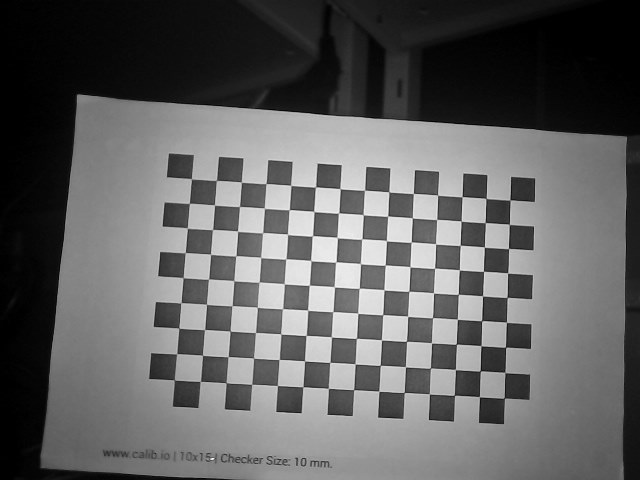
#> input picture left_photos/l0.jpg, 640 x 480 px; its folder holds only this picture in this run
$ python '左相机标定.py'
#> lines starting #> are read from the running program, lines starting #| are printed output that depends on the picture; after the words box and inside, x2 and y2 are one past the last pixel; in counts of white or black regions, pixels touching at a corner belong together; long printed decimals are rounded
import cv2
import numpy as np
import glob

# 棋盘格参数
chessboard_size = (9, 14)  # 棋盘格内角点的数量
square_size = 1.0  # 棋盘格方块的边长

# 准备对象点，例如 (0,0,0), (1,0,0), (2,0,0) ....,(6,5,0)
objp = np.zeros((chessboard_size[0] * chessboard_size[1], 3), np.float32)
objp[:, :2] = np.mgrid[0:chessboard_size[0], 0:chessboard_size[1]].T.reshape(-1, 2) * square_size

# 存储对象点和图像点
objpoints = []  # 3D点在世界坐标系中的位置
imgpoints = []  # 2D点在图像平面的位置

# 图像路径
images = glob.glob('left_photos/*.jpg')

if not images:
    raise FileNotFoundError("没有找到图像文件，请检查路径是否正确")

for fname in images:
    img = cv2.imread(fname)
#> img is the input picture: shape (480, 640, 3); min 0, max 254, mean 97
    if img is None:
        print(f"无法读取图像: {fname}")
        continue

    gray = cv2.cvtColor(img, cv2.COLOR_BGR2GRAY)

    # 查找棋盘格角点
    ret, corners = cv2.findChessboardCornersSB(gray, chessboard_size, None)
#> ret = True; corners = 126 rows, first 8: [174.2, 379.9], [176.6, 353.9], [178.7, 328.2], [180.9, 302.9], [182.9, 277.7], [185, 252.9], [187.1, 228.1], [189.2, 203.5]

    if ret:
        objpoints.append(objp)
        imgpoints.append(corners)

        # 绘制和显示角点
        cv2.drawChessboardCorners(img, chessboard_size, corners, ret)
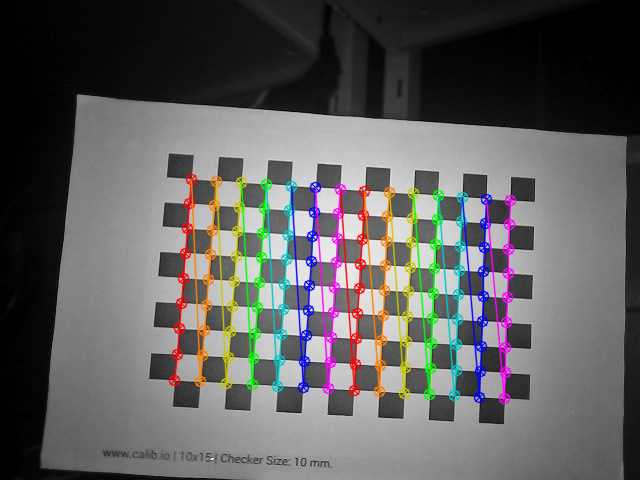
#> img: shape (480, 640, 3); 8.22% of pixels changed, all inside (x1, y1, x2, y2) = (168, 173, 517, 405)
        cv2.imshow('img', img)
        cv2.waitKey(500)
    else:
        print(f"未能在图像 {fname} 中找到棋盘格角点")

cv2.destroyAllWindows()

# 检查 objpoints 和 imgpoints 是否为空
if len(objpoints) == 0 or len(imgpoints) == 0:
    raise ValueError("没有找到足够的棋盘格角点，无法进行相机标定")

# 打印调试信息
print(f"找到 {len(objpoints)} 张图像的角点")

# 标定相机
ret, mtx, dist, rvecs, tvecs = cv2.calibrateCamera(objpoints, imgpoints, gray.shape[::-1], None, None)
#> ret = 0.156; mtx = [[367.7, 0, 323.4], [0, 366.7, 279.1], [0, 0, 1]]; dist = [[0.0795, -0.386, 0.00171, -0.000227, 0.548]]; rvecs = ([-0.0263, -0.0632, -1.51],); tvecs = ([-5.8, 3.93, 14.39],)

print("Camera matrix : \n", mtx)
#| Camera matrix :
#|  [[367.653   0.         323.442]
#|  [  0.         366.680 279.099]
#|  [  0.           0.           1.        ]]
print("Distortion coefficients : \n", dist)
#| Distortion coefficients :
#|  [[ 7.94775043e-02 -3.86203801e-01  1.70977745e-03 -2.27412364e-04
#|    5.47528693e-01]]
print("Rotation vectors : \n", rvecs)
#| Rotation vectors :
#|  (array([[-0.0263],
#|        [-0.06317],
#|        [-1.510  ]]),)
print("Translation vectors : \n", tvecs)
#| Translation vectors :
#|  (array([[-5.799],
#|        [ 3.928],
#|        [14.392]]),)

$ run again, on left_photos/l12.jpg
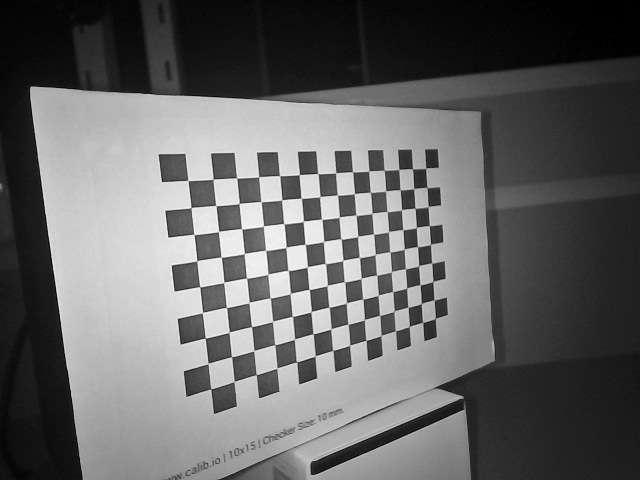
#> input picture left_photos/l12.jpg, 640 x 480 px
#> img is the input picture: shape (480, 640, 3); min 0, max 254, mean 101.7
#> `ret, corners = cv2.findChessboardCornersSB(gray, chessboard_size, None)`: ret = True; corners = 126 rows, first 8: [210.7, 389], [207.6, 363.5], [205.2, 338.2], [202.2, 312.8], [199.6, 286.9], [196.6, 260.9], [193.9, 234.5], [190.9, 207.7]
#> `cv2.drawChessboardCorners(img, chessboard_size, corners, ret)`:
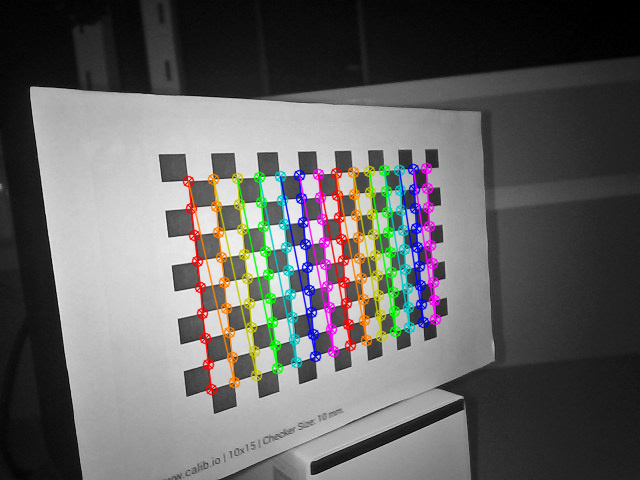
#> img: shape (480, 640, 3); 7.39% of pixels changed, all inside (x1, y1, x2, y2) = (182, 162, 442, 396)
#> `ret, mtx, dist, rvecs, tvecs = cv2.calibrateCamera(objpoints, imgpoint..`: ret = 0.164; mtx = [[387, 0, 276.5], [0, 399, 243.4], [0, 0, 1]]; dist = [[0.139, -1.15, 0.00132, -0.00158, 2.93]]; rvecs = ([0.432, -0.342, -1.65],); tvecs = ([-2.62, 5.61, 15.51],)
#| Camera matrix :
#|  [[386.967   0.         276.529]
#|  [  0.         399.041 243.410]
#|  [  0.           0.           1.        ]]
#| Distortion coefficients :
#|  [[ 1.38817548e-01 -1.15275484e+00  1.31666223e-03 -1.58306185e-03
#|    2.92835243e+00]]
#| Rotation vectors :
#|  (array([[ 0.4318],
#|        [-0.3424],
#|        [-1.650]]),)
#| Translation vectors :
#|  (array([[-2.621],
#|        [ 5.613],
#|        [15.507]]),)

$ run again, on left_photos/l14.jpg
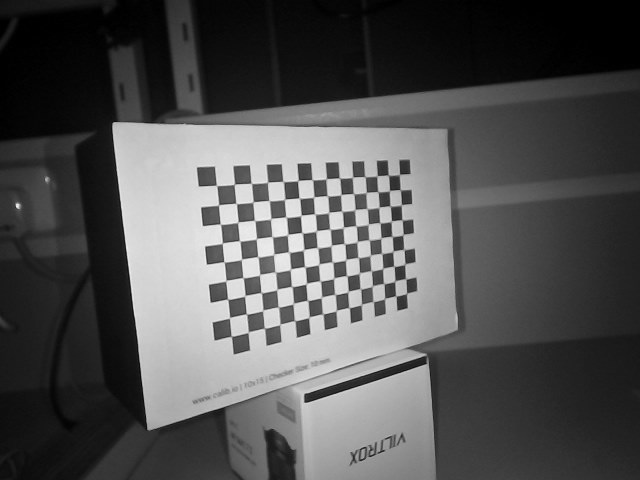
#> input picture left_photos/l14.jpg, 640 x 480 px
#> img is the input picture: shape (480, 640, 3); min 0, max 243, mean 82.5
#> `ret, corners = cv2.findChessboardCornersSB(gray, chessboard_size, None)`: ret = True; corners = 126 rows, first 8: [231.3, 336.4], [229.5, 317.8], [227.8, 299.3], [225.9, 280.9], [224.1, 262.1], [222.3, 243.3], [220.5, 224.4], [218.5, 205.1]
#> `cv2.drawChessboardCorners(img, chessboard_size, corners, ret)`:
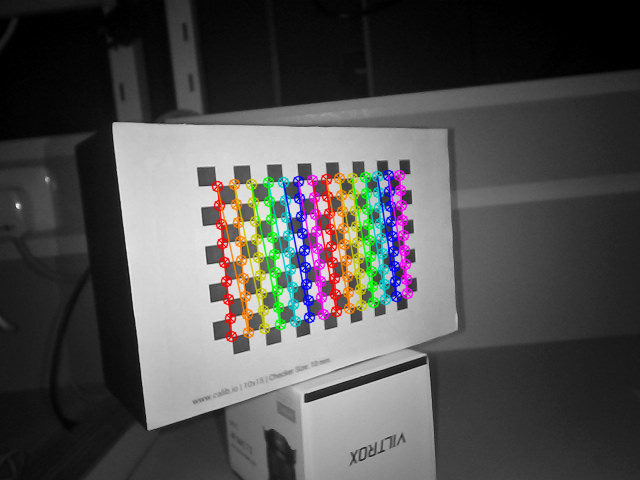
#> img: shape (480, 640, 3); 6.06% of pixels changed, all inside (x1, y1, x2, y2) = (211, 169, 414, 343)
#> `ret, mtx, dist, rvecs, tvecs = cv2.calibrateCamera(objpoints, imgpoint..`: ret = 0.115; mtx = [[395.7, 0, 283.5], [0, 406.7, 241.8], [0, 0, 1]]; dist = [[0.269, -3.69, 0.000866, -0.000508, 15.4]]; rvecs = ([0.437, -0.331, -1.64],); tvecs = ([-2.86, 5.03, 21.83],)
#| Camera matrix :
#|  [[395.744   0.         283.548]
#|  [  0.         406.709 241.845]
#|  [  0.           0.           1.        ]]
#| Distortion coefficients :
#|  [[ 2.69017302e-01 -3.68597873e+00  8.65765973e-04 -5.07913379e-04
#|    1.54011014e+01]]
#| Rotation vectors :
#|  (array([[ 0.4367],
#|        [-0.3308],
#|        [-1.643]]),)
#| Translation vectors :
#|  (array([[-2.856],
#|        [ 5.034],
#|        [21.828]]),)

$ run again, on left_photos/l1.jpg
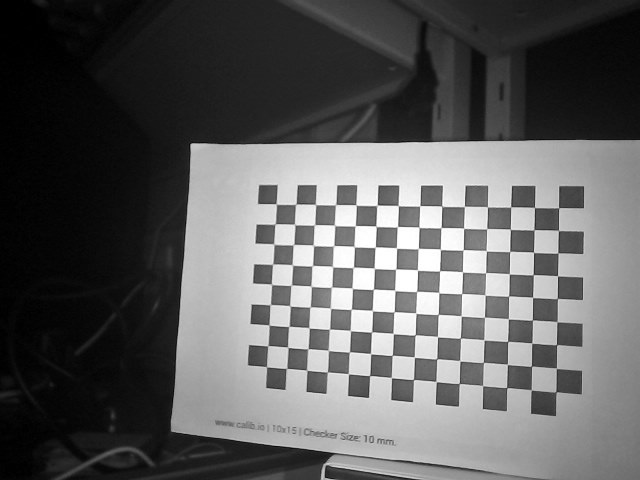
#> input picture left_photos/l1.jpg, 640 x 480 px
#> img is the input picture: shape (480, 640, 3); min 0, max 255, mean 93.6
#> `ret, corners = cv2.findChessboardCornersSB(gray, chessboard_size, None)`: ret = True; corners = 126 rows, first 8: [266.4, 366.9], [267.6, 345.8], [269.1, 325.1], [270.3, 304.6], [271.5, 284.3], [272.7, 264.2], [273.8, 244.3], [275.1, 224.1]
#> `cv2.drawChessboardCorners(img, chessboard_size, corners, ret)`:
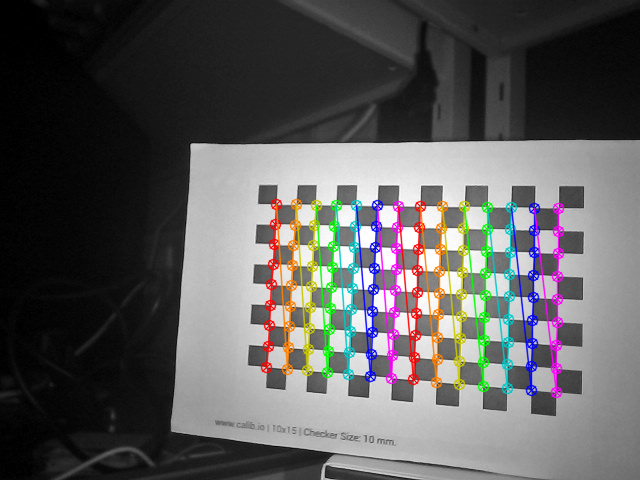
#> img: shape (480, 640, 3); 7.48% of pixels changed, all inside (x1, y1, x2, y2) = (260, 198, 565, 399)
#> `ret, mtx, dist, rvecs, tvecs = cv2.calibrateCamera(objpoints, imgpoint..`: ret = 0.145; mtx = [[461.4, 0, 285.2], [0, 469.1, 277.3], [0, 0, 1]]; dist = [[0.0554, 0.00506, 0.00189, -0.00623, -0.149]]; rvecs = ([-0.21, 0.0936, -1.51],); tvecs = ([-0.917, 4.33, 22.78],)
#| Camera matrix :
#|  [[461.410   0.         285.238]
#|  [  0.         469.052 277.281]
#|  [  0.           0.           1.        ]]
#| Distortion coefficients :
#|  [[ 0.05535  0.005055  0.001886 -0.006228 -0.1494]]
#| Rotation vectors :
#|  (array([[-0.2105],
#|        [ 0.0936],
#|        [-1.513]]),)
#| Translation vectors :
#|  (array([[-0.917],
#|        [ 4.332],
#|        [22.778]]),)
